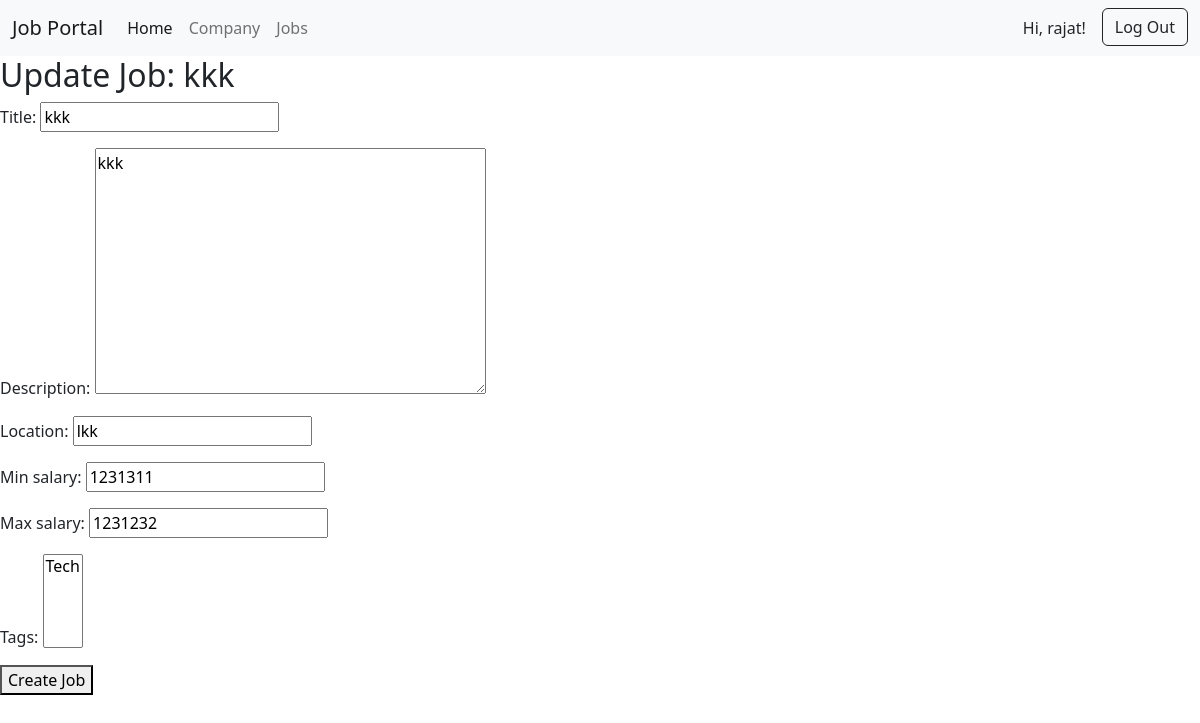
Page /jobs/update/2/ (signed in) on the committed database.
### job/models.py (models this page shows, shortened)
class Job(models.Model):
    title = models.CharField(max_length=200)
    description = models.TextField()
    location = models.CharField(max_length=200)
    min_salary = models.IntegerField()
    max_salary = models.IntegerField()
    tags = models.ManyToManyField(Tag, related_name='jobs')
    company = models.ForeignKey(Company, on_delete=models.CASCADE, related_name="jobs")

### job/views.py (the view)
# urls.py: path("update/<int:job_id>/", views.update_job, name="update-job"),
def update_job(request, job_id):
    job = get_object_or_404(Job, id=job_id)
    if job.company != request.user.company:
        return redirect('list-jobs')
    if request.method == 'POST':
        form = JobForm(request.POST, instance=job)
        if form.is_valid():
            form.save()
            return redirect('list-jobs')
    else:
        form = JobForm(instance=job)
    return render(request, 'job/update_job.html', {'form': form, 'job':job})

### job/forms.py (shortened to what this page needs)
class JobForm(forms.ModelForm):
    class Meta:
        model = Job
        fields = ["title", "description", "location", "min_salary", "max_salary", "tags"]

### job/models.py (called while the page is built)
    def __str__(self):
        return self.tag

### templates/job/update_job.html (shortened to what this page needs)
{% extends 'base.html' %}
{% block content %}
    <h2>Update Job: {{ job.title }}</h2>
    <form method="POST">
        {{ form.as_p }}
        <button type="submit">Create Job</button>
    </form>
{% endblock %}

### templates/base.html (shortened to what this page needs)
<!DOCTYPE html>
<html>
  <head>
    <link href="https://cdn.jsdelivr.net/npm/bootstrap@5.2.3/dist/css/bootstrap.min.css" rel="stylesheet" />
  </head>
  <body>
    <nav class="navbar navbar-expand-lg bg-light">
      <div class="container-fluid">
        <a class="navbar-brand" href="#">Job Portal</a>
        <div class="collapse navbar-collapse" id="navbarSupportedContent">
          <ul class="navbar-nav me-auto mb-2 mb-lg-0">
            <li class="nav-item">
              <a class="nav-link active" aria-current="page" href="/">Home</a>
            </li>
            {% if user.is_authenticated %}
            <li class="nav-item">
              <a class="nav-link" href="/company">Company</a>
            </li>
            <li class="nav-item">
              <a class="nav-link" href="/jobs">Jobs</a>
            </li>
            {% endif %}
          </ul>
          <div class="d-flex">
            {% if user.is_authenticated %}
              <p class="mx-3 my-2">Hi, {{ user.username }}!</p>
              <form action="{% url 'logout' %}" method="post">
                <button class="btn btn-outline-dark" type="submit">Log Out</button>
              </form>
            {% else %}
              <div class="d-flex">
              <a class="mx-3 btn btn-outline-dark" href="{% url 'login' %}">Log In</a>
              <a class="btn btn-outline-dark" href="{% url 'login' %}">Sign Up</a>
              <div>
            {% endif %}
          </div>
        </div>
      </div>
    </nav>
    <main>
      {% block content %}
      {% endblock %}
    </main>
  </body>
</html>

### rows in the picture
Job: title "kkk", description "kkk", location "lkk", min_salary "1231311", max_salary "1231232"

### other values in the picture
{{ user.username }} "rajat"
